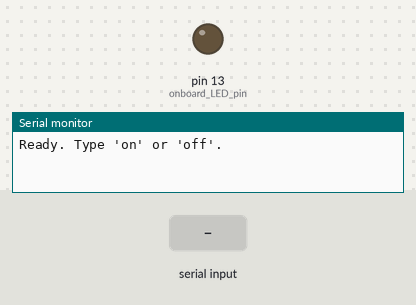
The sketch below on a simulated Arduino Uno, built with avr-gcc and run on an emulated ATmega328P. Parts: output pins drawn as LEDs (lit = HIGH), the last lines printed to the serial monitor. The test bench sets the inputs (shaded band).

Above: at 1.2 s.
1.3 s: "on\n" received over Serial
At 2.2 s:
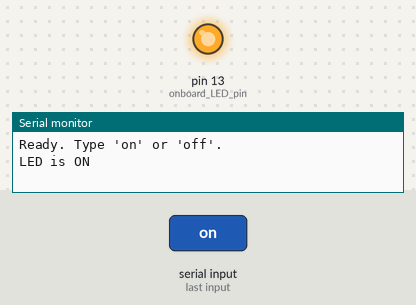
2.8 s: "off\n" received over Serial
At 3.4 s:
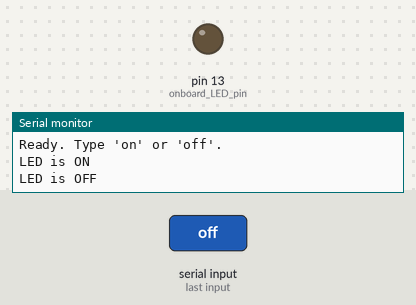
Timing chart, 0 to 5.8 s (numbered marks = the images above; inputs shaded):
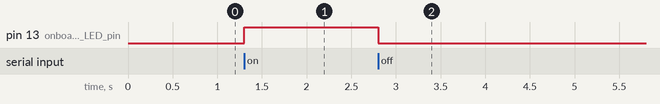

The sketch:

LED_Teensy_Check.ino
```cpp
// Simple LED control via Serial on Teensy 4.0

void setup() {
  pinMode(LED_BUILTIN, OUTPUT);  // onboard LED pin (usually D13)
  digitalWrite(LED_BUILTIN, LOW);
  Serial.begin(9600);            // open serial at 9600 baud
  while(!Serial) ;               // wait for USB Serial to connect
  Serial.println("Ready. Type 'on' or 'off'.");
}

void loop() {
  if (Serial.available()) {
    String cmd = Serial.readStringUntil('\n');
    cmd.trim();                  // remove CR/LF and whitespace
    if (cmd.equalsIgnoreCase("on")) {
      digitalWrite(LED_BUILTIN, HIGH);
      Serial.println("LED is ON");
    }
    else if (cmd.equalsIgnoreCase("off")) {
      digitalWrite(LED_BUILTIN, LOW);
      Serial.println("LED is OFF");
    }
    else {
      Serial.println("Unknown command. Use 'on' or 'off'.");
    }
  }
}
```

Measured:
- after the input at 1.3 s, pin 13 (onboard_LED_pin): LOW → HIGH at once
- after the input at 2.8 s, pin 13 (onboard_LED_pin): HIGH → LOW at once
